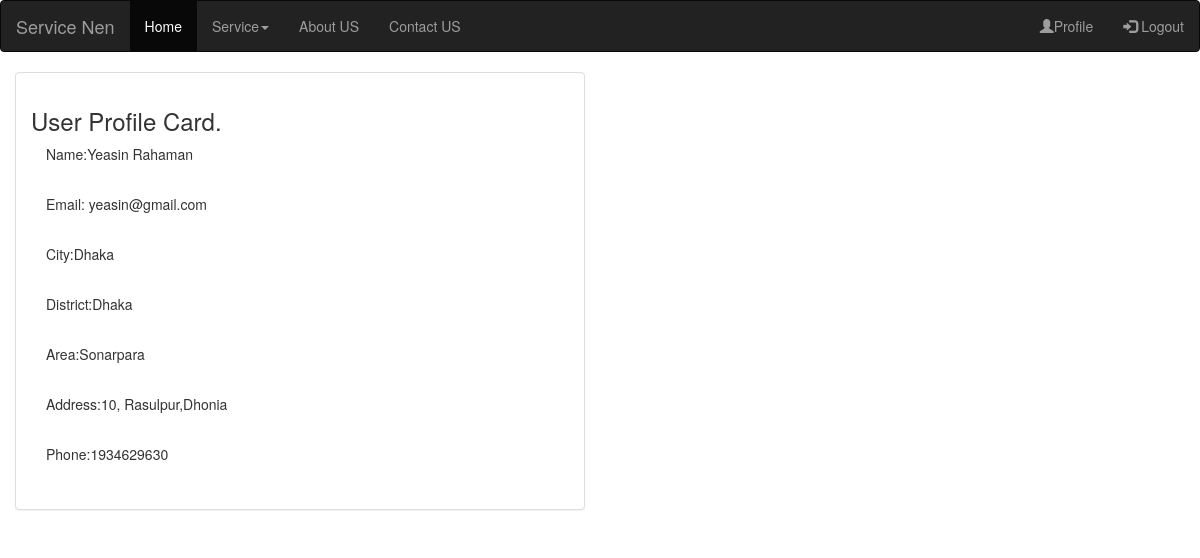
Screenshot of /registration/profile/ (signed in) with the database file from the repository.
### registration/models.py (models this page shows, shortened)
class Profile(models.Model):
    user=models.OneToOneField(User,on_delete=models.CASCADE)
    name=models.CharField(max_length=100)
    email=models.EmailField(max_length=100)
    city=models.ForeignKey(Division,on_delete=models.CASCADE)
    district=models.ForeignKey(District,on_delete=models.CASCADE)
    area=models.ForeignKey(Village,on_delete=models.CASCADE)
    address=models.CharField(max_length=200)
    phone=models.IntegerField()

class Division(models.Model):
    name = models.CharField(max_length=50)
    def __str__(self):
        return self.name

class District(models.Model):
    name=models.CharField(max_length=50)
    def __str__(self):
        return self.name

class Village(models.Model):
    name = models.CharField(max_length=50)
    def __str__(self):
        return self.name

### registration/views.py (the view)
@login_required
def profile(request):
    try:
        profile=Profile.objects.get(user = request.user)
        context={'profile':profile}
    except:
        context={'error_message': "You have no profile"}
    return render( request, "registration/profile.html",context)

### templates/registration/profile.html
{% extends 'base.html' %}
{% block content %}
    <div class="container-fluid">
    <div class="row">
        <div class="col-sm-12 col-md-6">
            <div class="panel panel-default">
                <div class="panel-body">
                    <h3>User Profile Card.</h3>
                    {% if error_message %}
                        <p><strong>{{ error_message }}</strong></p>
                        <h1><a href="{% url "createprofile"%}">Crateprofile</a></h1>
                    {% else %}
                                <div class="col-md-8">
                                    <p> Name:{{ profile.name }}</p><br>
                                    <p>Email: {{ profile.email }}</p><br>
                                    <p>City:{{ profile.city }}</p><br>
                                    <p>District:{{ profile.district }}</p><br>
                                    <p>Area:{{ profile.area }}</p><br>
                                    <p> Address:{{ profile.address }}</p><br>
                                    <p>Phone:{{ profile.phone }}</p><br>
                                </div>
                            </div>
                        {% endif %}
                        </div>
                </div>
            </div>
        </div>
{% endblock %}

### rows the page displays
Profile: name "Yeasin Rahaman", email "yeasin@gmail.com", city "Dhaka", district "Dhaka", area "Sonarpara", address "10, Rasulpur,Dhonia", phone "1934629630"
